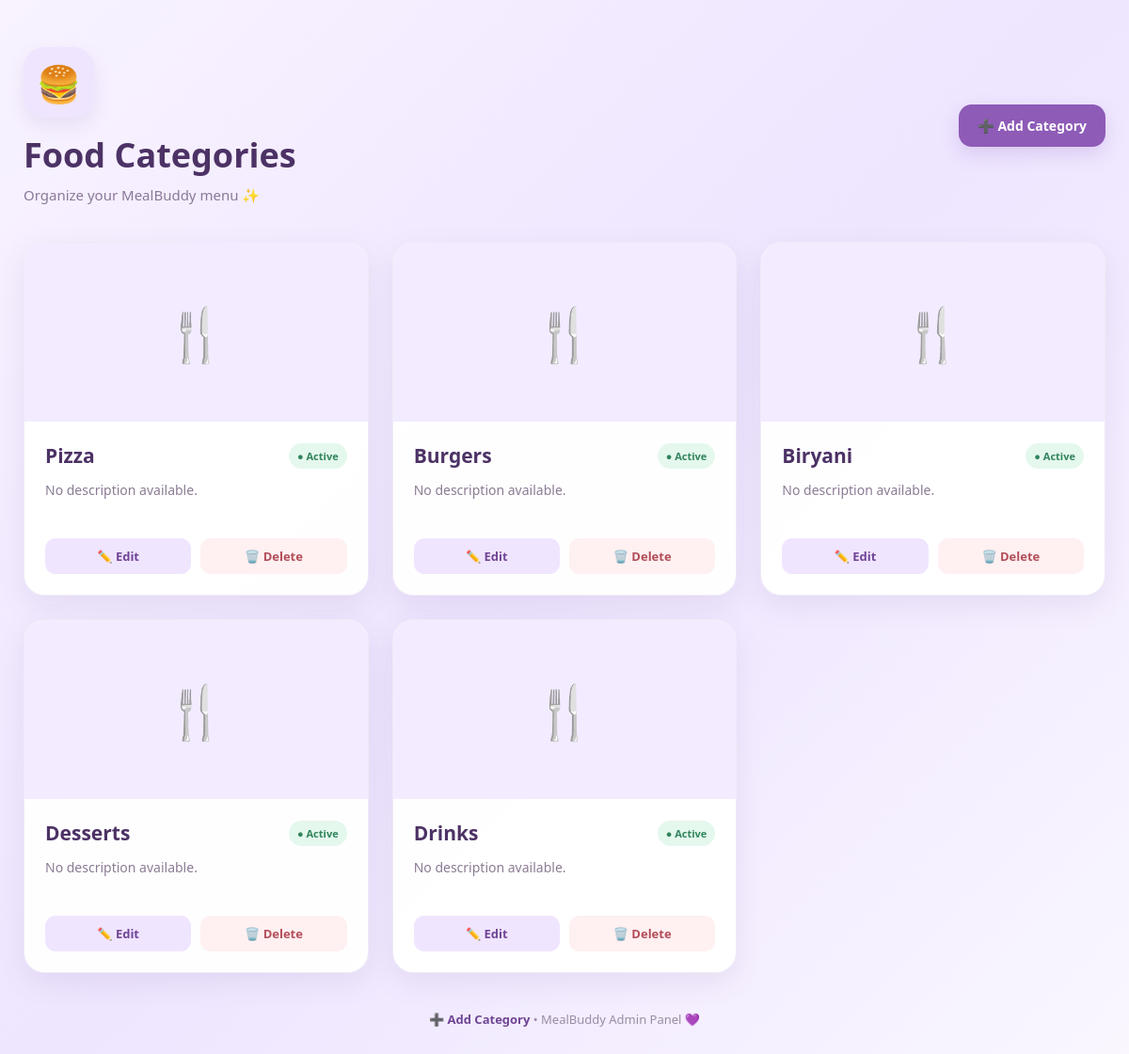
Screenshot of /show_categories with the database file from the repository.
### delivery/models.py (models this page shows, shortened)
class Category(models.Model):
    name = models.CharField(max_length=100)
    image = models.URLField(max_length=400, blank=True)
    description = models.CharField(max_length=200, blank=True)
    is_active = models.BooleanField(default=True)

### delivery/views.py (the view)
def show_categories(request):
    categoryList = Category.objects.all()
    return render(
        request,
        'delivery/show_categories.html',
        {'categoryList': categoryList}
    )

### delivery/templates/delivery/show_categories.html (shortened to what this page needs)
{% load static %}
<!DOCTYPE html>
<html lang="en">
<head>
    <link
        rel="stylesheet"
        href="{% static 'delivery/category.css' %}"
    >
</head>
<body>
<div class="category-page">
    <div class="categories-container">
        <div class="categories-header">
            <div>
                <div class="category-icon">
                    🍔
                </div>
                <h1>Food Categories</h1>
                <p>
                    Organize your MealBuddy menu ✨
                </p>
            </div>
            <a
                href="{% url 'open_add_category' %}"
                class="add-category-btn"
            >
                ➕ Add Category
            </a>
        </div>
        <div class="category-grid">
            {% for category in categoryList %}
            <div class="category-card-item">
                <div class="category-image-wrapper">
                    {% if category.image %}
                        <img
                            src="{{ category.image }}"
                            alt="{{ category.name }}"
                            class="category-image"
                        >
                    {% else %}
                        <div class="category-placeholder">
                            🍴
                        </div>
                    {% endif %}
                </div>
                <div class="category-content">
                    <div class="category-title-row">
                        <h2>
                            {{ category.name }}
                        </h2>
                        {% if category.is_active %}
                            <span class="status active">
                                ● Active
                            </span>
                        {% else %}
                            <span class="status inactive">
                                ● Inactive
                            </span>
                        {% endif %}
                    </div>
                    <p class="category-description">
                        {% if category.description %}
                            {{ category.description }}
                        {% else %}
                            No description available.
                        {% endif %}
                    </p>
                    <div class="category-actions">
                        <a
                            href="{% url 'open_update_category' category.id %}"
                            class="edit-btn"
                        >
                            ✏️ Edit
                        </a>
                        <a
                            href="{% url 'delete_category' category.id %}"
                            class="delete-btn"
                            onclick="return confirm('Are you sure you want to delete this category?');"
                        >
                            🗑️ Delete
                        </a>
                    </div>
                </div>
            </div>
            {% endfor %}
        </div>
        <div class="category-footer">
            <a
                href="{% url 'open_add_category' %}"
            >
                ➕ Add Category
            </a>
            <span>•</span>
            <span>
                MealBuddy Admin Panel 💜
            </span>
        </div>
    </div>
</div>
</body>
</html>

### delivery/static/delivery/category.css (style rules this page uses)
* { margin: 0; padding: 0; box-sizing: border-box; }
body { font-family: "Segoe UI", Arial, sans-serif; background: linear-gradient( 135deg, #f8f3ff, #eee5ff, #faf7ff ); color: #30243d; min-height: 100vh; }
.category-page { min-height: 100vh; padding: 50px 25px; }
.category-icon { width: 75px; height: 75px; margin: 0 auto 18px; display: flex; align-items: center; justify-content: center; background: #f0e5ff; border-radius: 22px; font-size: 38px; box-shadow: 0 8px 20px rgba(126, 87, 170, 0.12); }
.categories-container { max-width: 1150px; margin: auto; }
.categories-header { display: flex; align-items: center; justify-content: space-between; gap: 30px; margin-bottom: 40px; }
.categories-header .category-icon { margin: 0 0 15px; }
.categories-header h1 { font-size: 36px; color: #4c3265; margin-bottom: 8px; }
.categories-header p { color: #8b7899; font-size: 15px; }
.add-category-btn { display: inline-flex; align-items: center; justify-content: center; gap: 8px; padding: 13px 20px; border-radius: 14px; background: #8e5bb7; color: white; text-decoration: none; font-weight: 700; font-size: 14px; box-shadow: 0 8px 20px rgba(142, 91, 183, 0.2); transition: 0.25s ease; }
.category-grid { display: grid; grid-template-columns: repeat(3, 1fr); gap: 25px; }
.category-card-item { background: rgba(255, 255, 255, 0.96); border-radius: 22px; overflow: hidden; border: 1px solid rgba(170, 140, 210, 0.18); box-shadow: 0 10px 30px rgba(107, 78, 139, 0.1); transition: 0.3s ease; }
.category-image-wrapper { width: 100%; height: 190px; overflow: hidden; background: #f3ebff; }
.category-placeholder { height: 100%; display: flex; align-items: center; justify-content: center; font-size: 55px; }
.category-content { padding: 22px; }
.category-title-row { display: flex; align-items: center; justify-content: space-between; gap: 10px; margin-bottom: 12px; }
.category-title-row h2 { font-size: 21px; color: #4c3265; }
.status { font-size: 11px; font-weight: 700; padding: 6px 9px; border-radius: 20px; white-space: nowrap; }
.status.active { color: #31845d; background: #e5f8ed; }
.category-description { min-height: 42px; color: #8a7b93; font-size: 14px; line-height: 1.6; margin-bottom: 20px; }
.category-actions { display: flex; gap: 10px; }
.edit-btn, .delete-btn { flex: 1; text-align: center; padding: 10px; border-radius: 11px; text-decoration: none; font-size: 13px; font-weight: 700; transition: 0.2s ease; }
.edit-btn { color: #704595; background: #f0e5ff; }
.delete-btn { color: #b34d59; background: #fff0f1; }
.category-footer { margin-top: 40px; text-align: center; color: #9a8ca5; font-size: 13px; }
.category-footer a { color: #704595; text-decoration: none; font-weight: 600; }

### rows the page displays
Category: name "Pizza", is_active "● Active", description "No description available."
Category: name "Burgers", is_active "● Active", description "No description available."
Category: name "Biryani", is_active "● Active", description "No description available."
Category: name "Desserts", is_active "● Active", description "No description available."
Category: name "Drinks", is_active "● Active", description "No description available."
